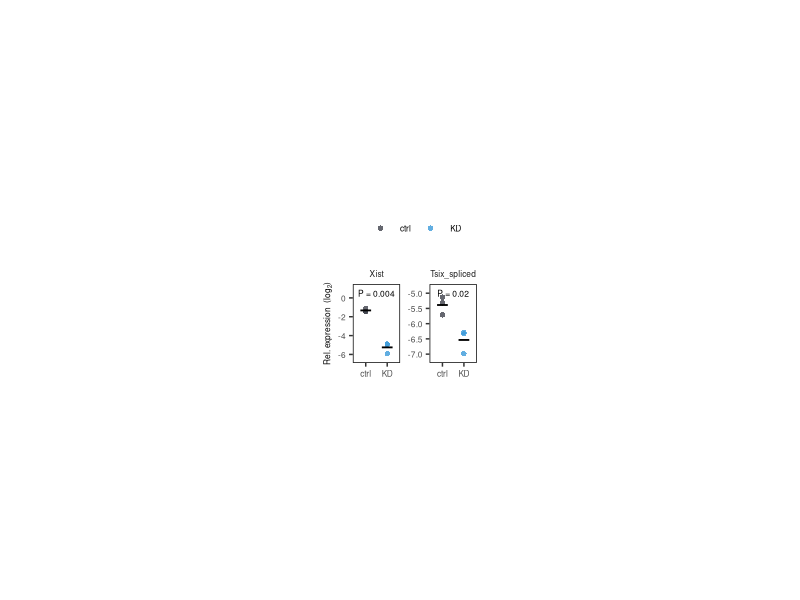
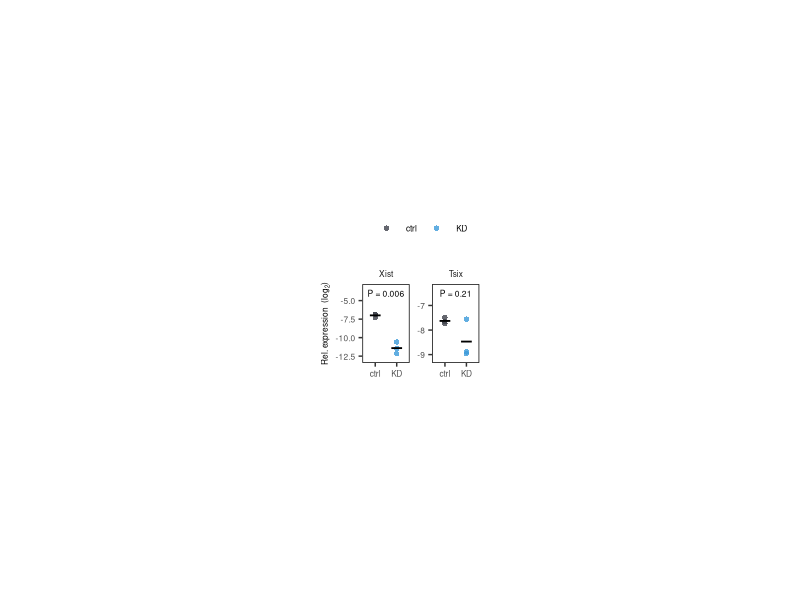
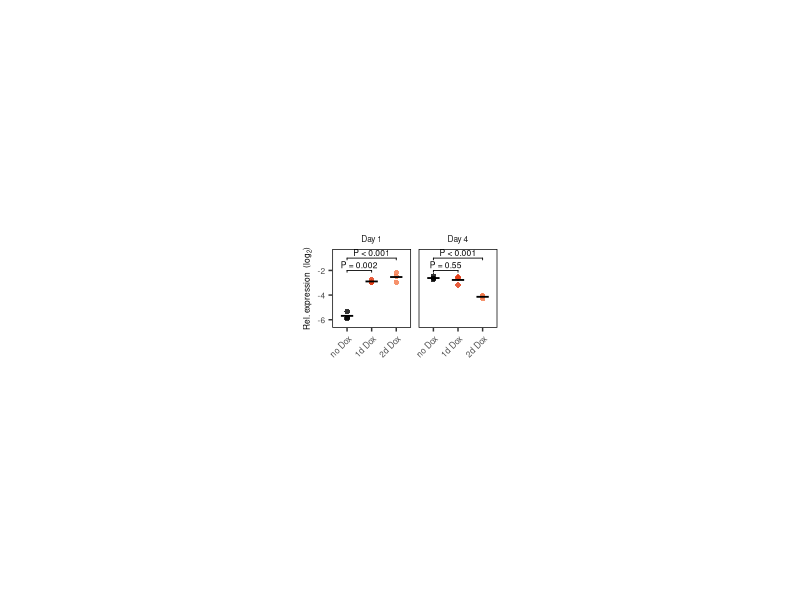

Write R code to recreate these figures, in order.
## qPCR Analysis
## Nelly Kanata ~ OWL Schulz
## Created: 26.10.2025
## Modified: 26.10.2025

library(tidyverse)
library(magrittr)
library(ggpubr)
library(egg)

setwd("./")


theme_set(theme_classic() + 
            theme(legend.text = element_text(size = 6), panel.border = element_rect(color = "black", fill = NA, size = 0.5),
                  plot.title = element_text(size = 8),
                  axis.line = element_blank(), axis.text = element_text(size = 6),
                  axis.title = element_text(size = 6), strip.text = element_text(size = 6),
                  strip.background = element_blank(), legend.title = element_blank()))

# format pvalue function
format_p <- function(p) {
  if (p < 0.001) {
    "P < 0.001"
  } else if (p < 0.01) {
    sprintf("P = %.3f", p)
  } else {
    sprintf("P = %.2f", p)
  }
}


##### Xist KD XX #####
Xist_XX <- read.csv("./fig_data/qPCR_XistKD-XX.csv")
Xist_XX %<>%
  select(-Sample) 

rel.data_long <- Xist_XX

rel.data_long$gene <- factor(rel.data_long$gene, levels=c("Xist", "Tsix_spliced", "Nanog" ,
                                                          "Esrrb",   "Prdm14","Rnf12"  ))
rel.data_long$Cell_line <- paste0(rel.data_long$Gene, " KD")
rel.data_long$Cell_line <- factor(rel.data_long$Cell_line, 
                                  levels=c("Tsix KD", "Xist KD"))
rel.data_long$KD <- if_else(rel.data_long$KD == "WT", "ctrl", "KD")
rel.data_long$KD <- factor(rel.data_long$KD, 
                           levels=c("ctrl", "KD"))

# Xist and Tsix relative expression
filtered_rel.data_long <- rel.data_long %>%  
  filter(gene %in% c("Xist", "Tsix_spliced")) 


# calculate significance
test_df <- expand.grid(Cell_line = unique(filtered_rel.data_long$Cell_line), 
                       gene = unique(filtered_rel.data_long$gene))

test_df$pval <- mapply(function(a,b)
{t.test(filtered_rel.data_long[filtered_rel.data_long$Cell_line==a & 
                                 filtered_rel.data_long$gene==b & 
                                 filtered_rel.data_long$KD=="ctrl",]$log2_re,
        filtered_rel.data_long[filtered_rel.data_long$Cell_line==a & 
                                 filtered_rel.data_long$gene==b & 
                                 filtered_rel.data_long$KD=="KD",]$log2_re)$p.value},
test_df$Cell_line, test_df$gene)

test_df$pval <- vapply(test_df$pval, format_p, character(1))


test_df$KD <- "KD"

filtered_rel.data_long$gene <- factor(filtered_rel.data_long$gene, levels=c("Nanog", "Esrrb", "Prdm14", "Rnf12", "Xist", "Tsix_spliced"))

plot <- filtered_rel.data_long %>%
  filter(Cell_line=="Xist KD") %>%
  ggplot(aes(x=KD, y=log2_re, color = KD)) + 
  facet_wrap(~gene, scales = "free") +
  geom_point(alpha=0.8, position = position_dodge(width=0.75), shape=16) +
  xlab("") + 
  ylab(expression("Rel. expression  (log"[2]*")")) +
  stat_summary(aes(group = Cell_line), geom = "crossbar", fun = "mean", width = 0.5, lwd = 0.25, position = position_dodge(width = 0.75),
               color = "black", show.legend = FALSE) +
  scale_color_manual(values=c("ctrl"= "#3f414b", "KD"= "#3b9ad9"), name = '',) +
  geom_text(data = test_df[test_df$Cell_line=="Xist KD",], aes(label = pval, y = c(0.5,-5)), 
            size=6/2.8,
            color = "black",
            nudge_x = -0.5)+
  scale_y_continuous(expand = expansion(mult = c(0.15, 0.15))) +
  theme(legend.position = "top")


fix <- set_panel_size(plot, height = unit(2, "cm"), width = unit(1.2, "cm"))
grid.arrange(fix)

ggsave(paste0("./Figures/qPCR_Xist_KD-XX.pdf"), fix,
       dpi = 300, 
       device = cairo_pdf)


# x-fold KD?

filtered_rel.data_long %>%
  filter(Cell_line=="Xist KD") %>% 
  filter(gene == "Xist") %>% 
  group_by(KD) %>%
  summarize(mean_re=mean(re), .groups = "drop") %>%
  mutate(fold_KD = mean_re[KD == "ctrl"] / mean_re,
         percent_KD = (mean_re[KD == "ctrl"]-mean_re)/ mean_re[KD == "ctrl"]*100)


##### Xist KD XO #####
# load data
Xist_KD <- read.csv("./fig_data/qPCR_XistKD-XO.csv")


# pre-processing

Xist_KD %<>%
  select(-Sample) 


rel.data_long <- Xist_KD


rel.data_long$gene <- factor(rel.data_long$gene, levels=c("Xist",
                                                          "Tsix", "Fgf5", "Otx2", "Nanog" ,
                                                             "Esrrb"  ))

rel.data_long$KD <- if_else(rel.data_long$KD == "WT", "ctrl", "KD")
rel.data_long$KD <- factor(rel.data_long$KD, 
                           levels=c("ctrl", "KD"))

# Xist and Tsix relative expression
filtered_rel.data_long <- rel.data_long %>%  
  filter(gene %in% c("Xist","Tsix")) 


# calculate significance
test_df <- expand.grid(Cell_line = unique(filtered_rel.data_long$Cell_line), 
                       gene = unique(filtered_rel.data_long$gene))

test_df$pval <- mapply(function(a,b)
{t.test(filtered_rel.data_long[filtered_rel.data_long$Cell_line==a & 
                                 filtered_rel.data_long$gene==b & 
                                 filtered_rel.data_long$KD=="ctrl",]$log2_re,
        filtered_rel.data_long[filtered_rel.data_long$Cell_line==a & 
                                 filtered_rel.data_long$gene==b & 
                                 filtered_rel.data_long$KD=="KD",]$log2_re)$p.value},
test_df$Cell_line, test_df$gene)

test_df$pval <- vapply(test_df$pval, format_p, character(1))

test_df$KD <- "KD"

plot <- filtered_rel.data_long %>%
  ggplot(aes(x=KD, y=log2_re, color = KD)) + 
  facet_wrap(~gene, scales = "free") +
  geom_point(alpha=0.8, position = position_dodge(width=0.75), shape=16) +
  xlab("") + 
  ylab(expression("Rel. expression  (log"[2]*")")) +
  stat_summary(aes(group = Cell_line), geom = "crossbar", fun = "mean", width = 0.5, lwd = 0.25, position = position_dodge(width = 0.75),
               color = "black", show.legend = FALSE) +
  scale_color_manual(values=c("ctrl"= "#3f414b", "KD"= "#3b9ad9"), name = '',) +
  geom_text(data = test_df, aes(label = pval, y = c(-4, -6.5)), 
            size=6/2.8,
            color = "black",
            nudge_x = -0.5)+
  scale_y_continuous(expand = expansion(mult = c(0.15, 0.15))) +
  theme(legend.position = "top")


fix <- set_panel_size(plot, height = unit(2, "cm"), width = unit(1.2, "cm"))
grid.arrange(fix)

ggsave(paste0("./Figures/qPCR_Xist_KD_XO.pdf"), fix,
       dpi = 300, 
       device = cairo_pdf)

# x-fold KD

filtered_rel.data_long %>%
  filter(gene == "Xist") %>% 
  group_by(KD) %>%
  summarize(mean_re=mean(re), .groups = "drop") %>%
  mutate(fold_KD = mean_re[KD == "ctrl"] / mean_re,
         percent_KD = (mean_re[KD == "ctrl"]-mean_re)/ mean_re[KD == "ctrl"]*100)



##### Transient Dox experiment (Supplementary Figure 3c) #####

# load data
Dox_data <- read.csv("./fig_data/qPCR_Xist_Dox.csv")


Dox_data %<>%
  select(-Sample) 


rel.data_long <- Dox_data


rel.data_long$gene <- factor(rel.data_long$gene, levels=c("Xist"))
rel.data_long$Dox <- gsub("\\+", "", rel.data_long$Dox)
rel.data_long$Dox <- factor(rel.data_long$Dox, levels=c("no Dox", "24h Dox", "48h Dox"))
rel.data_long$timepoint <- if_else(rel.data_long$timepoint == 24, "Day 1", "Day 4")

# Xist relative expression
filtered_rel.data_long <- rel.data_long

filtered_rel.data_long$Dox <- if_else(filtered_rel.data_long$Dox == "24h Dox", "1d Dox", 
                                      if_else(filtered_rel.data_long$Dox == "48h Dox", "2d Dox", 
                                              filtered_rel.data_long$Dox))
filtered_rel.data_long$Dox <- factor(filtered_rel.data_long$Dox, levels=c("no Dox", "1d Dox", "2d Dox"))

# stats
stat.test <- compare_means(
  log2_re ~ Dox,
  data = filtered_rel.data_long,
  group.by = c("timepoint"),
  method = "t.test", paired=FALSE
)
stat.test %<>%
  filter(group1 == "no Dox")

stat.test$pval <- vapply(stat.test$p, format_p, character(1))
stat.test$y.position <- c(-2, -1, -2, -1)



plot <- filtered_rel.data_long %>%
  ggplot(aes(x=Dox, y=log2_re, color = Dox)) + 
  facet_grid(cols=vars(timepoint), scales = "fixed") +
  geom_point(alpha=0.8, position = position_dodge(width=0.75), shape=16) +
  xlab("") + 
  ylab(expression("Rel. expression  (log"[2]*")")) +
  stat_summary(aes(group = Dox), geom = "crossbar", fun = "mean", width = 0.5, lwd = 0.25, position = position_dodge(width = 0.75),
               color = "black", show.legend = FALSE) +
  scale_color_manual(values=c("no Dox"= "black", "1d Dox"= "#e2360e", "2d Dox" = "#F47748"), name = '',) +
  scale_y_continuous(expand = expansion(mult = c(0.15, 0.15))) +
  stat_pvalue_manual(stat.test, label = "pval", size = 6/2.8, vjust = -0.2)+
  theme(legend.position = "none", axis.text.x = element_text(angle = 45, vjust = 1, hjust=1),)


fix <- set_panel_size(plot, height = unit(2, "cm"), width = unit(2, "cm"))
grid.arrange(fix)

ggsave(paste0("./Figures/qPCR_Transient_Dox_Xist.pdf"), fix,
       dpi = 300, 
       device = cairo_pdf)
